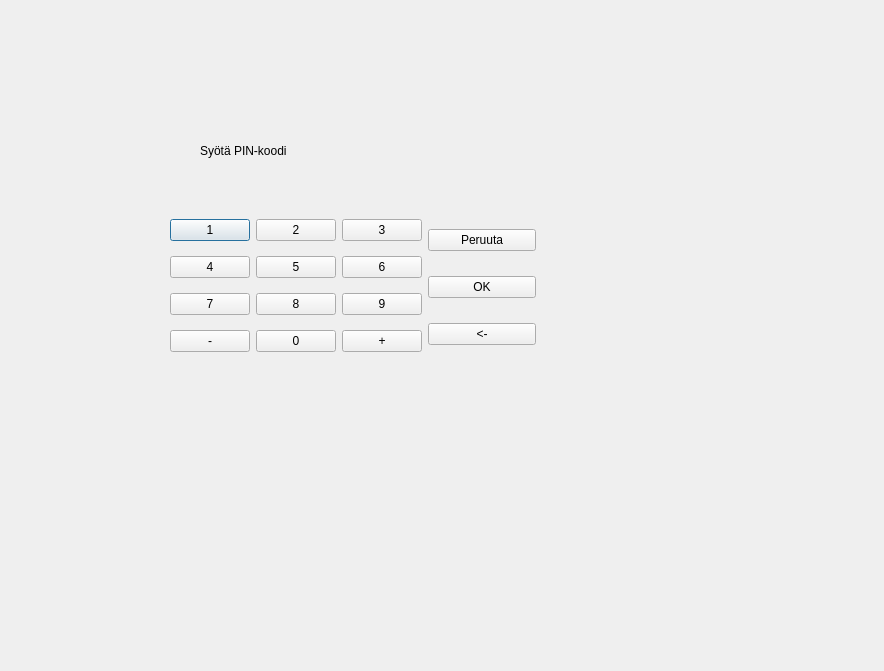
<?xml version="1.0" encoding="UTF-8"?>
<ui version="4.0">
 <class>pinKoodi</class>
 <widget class="QDialog" name="pinKoodi">
  <property name="geometry">
   <rect>
    <x>0</x>
    <y>0</y>
    <width>884</width>
    <height>671</height>
   </rect>
  </property>
  <property name="windowTitle">
   <string>Dialog</string>
  </property>
  <widget class="QLabel" name="label">
   <property name="geometry">
    <rect>
     <x>200</x>
     <y>120</y>
     <width>211</width>
     <height>61</height>
    </rect>
   </property>
   <property name="text">
    <string>Syötä PIN-koodi</string>
   </property>
  </widget>
  <widget class="QWidget" name="">
   <property name="geometry">
    <rect>
     <x>170</x>
     <y>210</y>
     <width>366</width>
     <height>154</height>
    </rect>
   </property>
   <layout class="QHBoxLayout" name="horizontalLayout_5">
    <item>
     <layout class="QVBoxLayout" name="verticalLayout">
      <item>
       <layout class="QHBoxLayout" name="horizontalLayout">
        <item>
         <widget class="QPushButton" name="pushButton_1">
          <property name="text">
           <string>1</string>
          </property>
         </widget>
        </item>
        <item>
         <widget class="QPushButton" name="pushButton_2">
          <property name="text">
           <string>2</string>
          </property>
         </widget>
        </item>
        <item>
         <widget class="QPushButton" name="pushButton_3">
          <property name="text">
           <string>3</string>
          </property>
         </widget>
        </item>
       </layout>
      </item>
      <item>
       <layout class="QHBoxLayout" name="horizontalLayout_2">
        <item>
         <widget class="QPushButton" name="pushButton_4">
          <property name="text">
           <string>4</string>
          </property>
         </widget>
        </item>
        <item>
         <widget class="QPushButton" name="pushButton_5">
          <property name="text">
           <string>5</string>
          </property>
         </widget>
        </item>
        <item>
         <widget class="QPushButton" name="pushButton_6">
          <property name="text">
           <string>6</string>
          </property>
         </widget>
        </item>
       </layout>
      </item>
      <item>
       <layout class="QHBoxLayout" name="horizontalLayout_3">
        <item>
         <widget class="QPushButton" name="pushButton_7">
          <property name="text">
           <string>7</string>
          </property>
         </widget>
        </item>
        <item>
         <widget class="QPushButton" name="pushButton_8">
          <property name="text">
           <string>8</string>
          </property>
         </widget>
        </item>
        <item>
         <widget class="QPushButton" name="pushButton_9">
          <property name="text">
           <string>9</string>
          </property>
         </widget>
        </item>
       </layout>
      </item>
      <item>
       <layout class="QHBoxLayout" name="horizontalLayout_4">
        <item>
         <widget class="QPushButton" name="pushButton_minus">
          <property name="text">
           <string>-</string>
          </property>
         </widget>
        </item>
        <item>
         <widget class="QPushButton" name="pushButton_0">
          <property name="text">
           <string>0</string>
          </property>
         </widget>
        </item>
        <item>
         <widget class="QPushButton" name="pushButton_plus">
          <property name="text">
           <string>+</string>
          </property>
         </widget>
        </item>
       </layout>
      </item>
     </layout>
    </item>
    <item>
     <layout class="QVBoxLayout" name="verticalLayout_2">
      <item>
       <widget class="QPushButton" name="pushButtonPinPeruuta">
        <property name="text">
         <string>Peruuta</string>
        </property>
       </widget>
      </item>
      <item>
       <widget class="QPushButton" name="pushButtonPinOK">
        <property name="text">
         <string>OK</string>
        </property>
       </widget>
      </item>
      <item>
       <widget class="QPushButton" name="pushButtonPinPyyhi">
        <property name="text">
         <string>&lt;-</string>
        </property>
       </widget>
      </item>
     </layout>
    </item>
   </layout>
  </widget>
 </widget>
 <resources/>
 <connections/>
</ui>
